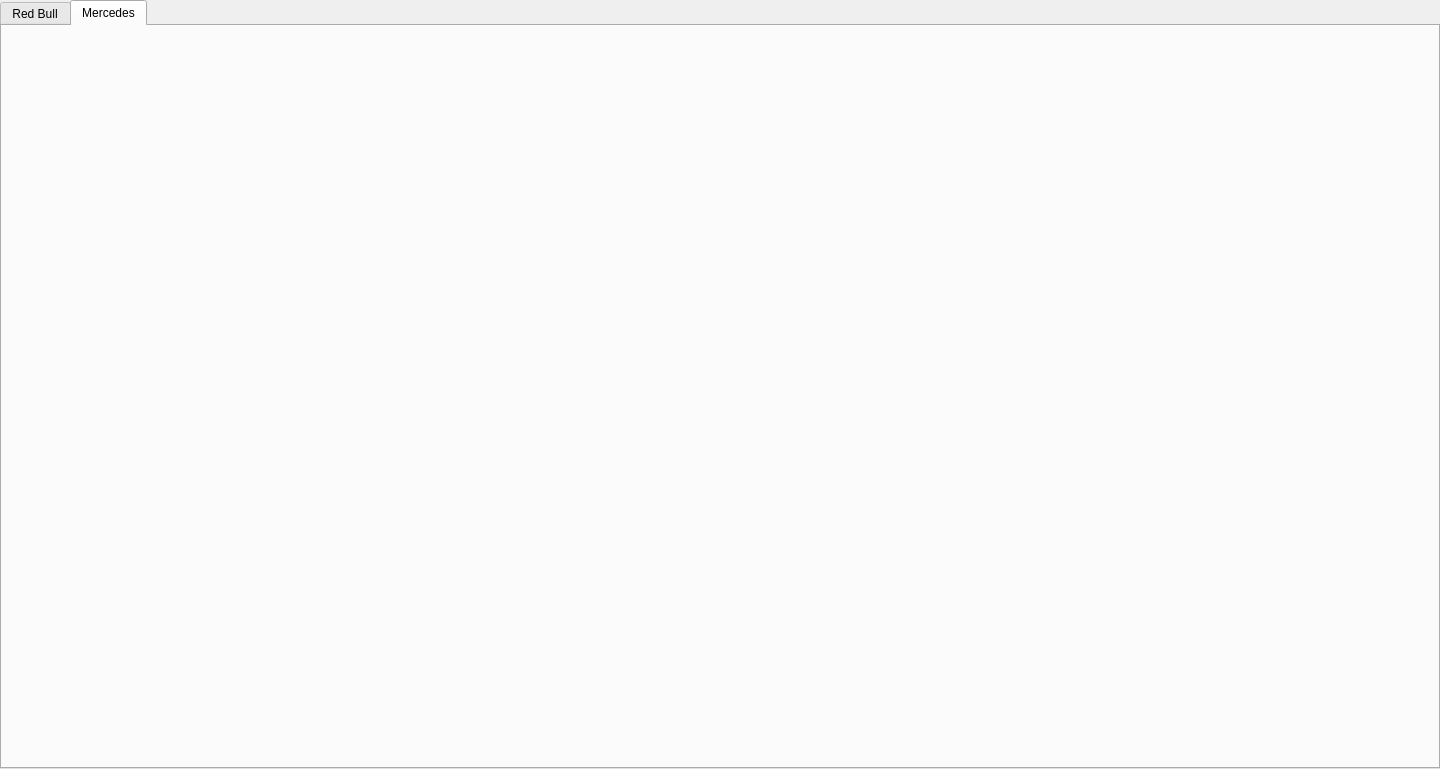
<?xml version="1.0" encoding="UTF-8"?>
<ui version="4.0">
 <class>TabWidget</class>
 <widget class="QTabWidget" name="TabWidget">
  <property name="geometry">
   <rect>
    <x>0</x>
    <y>0</y>
    <width>1440</width>
    <height>769</height>
   </rect>
  </property>
  <property name="windowTitle">
   <string>TabWidget</string>
  </property>
  <property name="currentIndex">
   <number>1</number>
  </property>
  <property name="iconSize">
   <size>
    <width>100</width>
    <height>100</height>
   </size>
  </property>
  <widget class="QWidget" name="tab">
   <attribute name="title">
    <string>Red Bull</string>
   </attribute>
  </widget>
  <widget class="QWidget" name="tab">
   <attribute name="title">
    <string>Mercedes</string>
   </attribute>
  </widget>
 </widget>
 <resources/>
 <connections/>
</ui>
